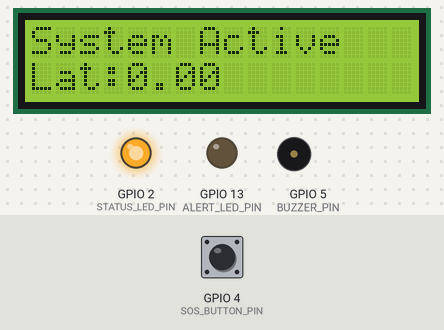
Recording of a sketch running on a simulated ESP32. On the bench: 16×2 character LCD, output pins drawn as LEDs (lit = HIGH), buzzer (waves = sounding, pin HIGH). Dashed ring = blinking. Inputs (shaded band) come from the test bench; at power-on: GPIO 4 (SOS_BUTTON_PIN) HIGH. WiFi joins after 1.5 s; servers stay silent unless stated; a WiFi scan finds three made-up networks; uploads are accepted with an empty reply; what the sketch prints to the serial monitor is not drawn.

Above: at 12.8 s.
12.9 s: GPIO 4 (SOS_BUTTON_PIN) pulled LOW for 0.15 s
At 13.9 s:
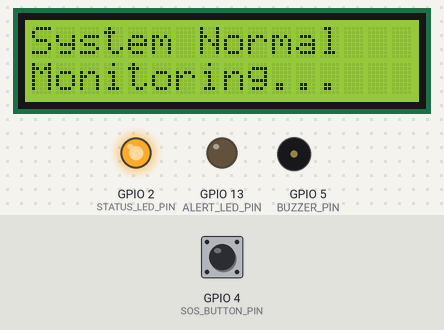
14.9 s: GPIO 4 (SOS_BUTTON_PIN) pulled LOW for 1 s
At 15.21 s:
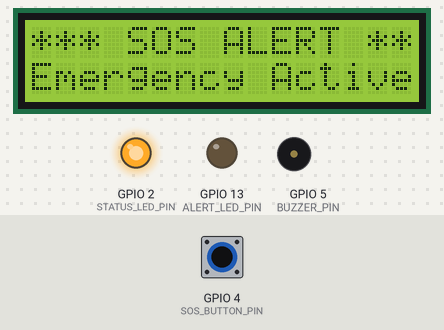
17.4 s: GPIO 4 (SOS_BUTTON_PIN) pulled LOW for 3.2 s
At 18.8 s:
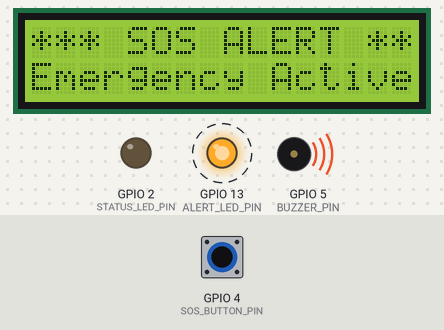
22.1 s: GPIO 4 (SOS_BUTTON_PIN) pulled LOW for 0.15 s
At 23.9 s:
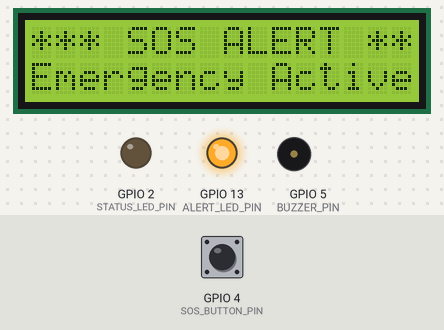
Timing chart, 0 to 26.4 s (numbered marks = the images above; inputs shaded):
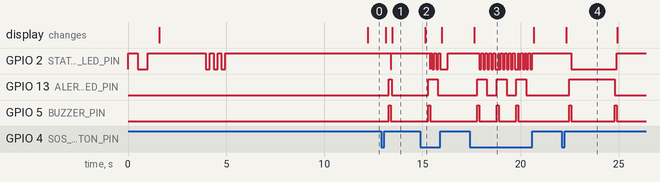

The sketch:

SoSandLiveLocation.ino
```cpp
#include <WiFi.h>
#include <HTTPClient.h>
#include <ArduinoJson.h>
#include <Firebase_ESP_Client.h>
#include <addons/TokenHelper.h>
#include <addons/RTDBHelper.h>
#include <Wire.h>
#include <LiquidCrystal_I2C.h>  // Add LCD library

// WiFi credentials
#define WIFI_SSID "Aditya"
#define WIFI_PASSWORD "Aditya09"

// Firebase credentials
#define API_KEY "AIzaSyBmPMhCALgtoNXfb6fPSu95PdryCWpr7Dw"
#define DATABASE_URL "https://technomax-2k25-default-rtdb.firebaseio.com"
#define USER_EMAIL "esp32@device.com"
#define USER_PASSWORD "esp32password123"

// Google Geolocation API
#define GOOGLE_API_KEY "AIzaSyAQhOPjr4xjakiFpBDFJ3DhdvHGmZ4P7WM"

// Pin definitions
#define SOS_BUTTON_PIN 4
#define STATUS_LED_PIN 2  // Built-in LED on most ESP32 boards
#define BUZZER_PIN 5      // Buzzer connected to GPIO 5
#define ALERT_LED_PIN 13  // External LED for alerts on GPIO 13

// I2C LCD Configuration
#define LCD_COLS 16
#define LCD_ROWS 2
#define LCD_ADDRESS 0x27  // Typical I2C address for LCD, might need to change

// Initialize LCD
LiquidCrystal_I2C lcd(LCD_ADDRESS, LCD_COLS, LCD_ROWS);

// Unique ID for this ESP32 device
#define VEHICLE_ID "ESP32_1"

// Constants
const unsigned long RETRY_INTERVAL = 5000; // 5 seconds between retries
const unsigned long UPDATE_INTERVAL = 10000; // 10 seconds

// Constants for alert patterns
const unsigned long BLINK_INTERVAL = 500;    // LED blinks every 500ms
const unsigned long BUZZER_INTERVAL = 1000;  // Buzzer beeps every 1000ms
const int BUZZER_DURATION = 200;   // Buzzer beep duration in ms

// Firebase objects
FirebaseData fbdo;
FirebaseAuth auth;
FirebaseConfig config;

// Global variables
bool sosState = false;
bool isWifiConnected = false;
bool isFirebaseConnected = false;
bool signupOK = false;
unsigned long lastUpdateTime = 0;
unsigned long lastAttemptTime = 0;
unsigned long lastBlinkTime = 0;  // For LED blinking
unsigned long lastBuzzerTime = 0; // For buzzer beeping
bool alertLedState = false;       // For LED state tracking
float currentLat = 0;
float currentLng = 0;

// Function declarations
void updateWiFiLocation();
void updateLocation();
void checkSOSButton();
void triggerSOS();
void clearSOS();
void connectWiFi();
void initFirebase();
void updateLEDStatus();
void blinkLED(int times, int delayMs);
void handleAlerts();
void updateLCDStatus();

void setup() {
  Serial.begin(115200);
  Serial.println("\nInitializing SafeGuard Vehicle Tracker...");

  // Initialize pins
  pinMode(SOS_BUTTON_PIN, INPUT_PULLUP);
  pinMode(STATUS_LED_PIN, OUTPUT);
  pinMode(BUZZER_PIN, OUTPUT);
  pinMode(ALERT_LED_PIN, OUTPUT);

  // Ensure all alerts are off at startup
  digitalWrite(STATUS_LED_PIN, LOW);
  digitalWrite(BUZZER_PIN, LOW);
  digitalWrite(ALERT_LED_PIN, LOW);
  sosState = false;
  alertLedState = false;

  Serial.println("SOS button initialized on PIN " + String(SOS_BUTTON_PIN));

  // Connect to WiFi
  WiFi.mode(WIFI_STA);
  WiFi.begin(WIFI_SSID, WIFI_PASSWORD);
  Serial.print("Connecting to WiFi");

  int attempts = 0;
  while (WiFi.status() != WL_CONNECTED && attempts < 20) {
    Serial.print(".");
    digitalWrite(STATUS_LED_PIN, !digitalRead(STATUS_LED_PIN));
    delay(500);
    attempts++;
  }

  if (WiFi.status() == WL_CONNECTED) {
    isWifiConnected = true;
    Serial.println("\nConnected to WiFi");
    Serial.println("IP: " + WiFi.localIP().toString());
    digitalWrite(STATUS_LED_PIN, HIGH);
  } else {
    isWifiConnected = false;
    Serial.println("\nFailed to connect to WiFi!");
    digitalWrite(STATUS_LED_PIN, LOW);
    ESP.restart();
  }

  if (isWifiConnected) {
    // Initialize I2C LCD
    Wire.begin();
    lcd.init();
    lcd.backlight();
    lcd.clear();
    lcd.setCursor(0, 0);
    lcd.print("SafeGuard System");
    lcd.setCursor(0, 1);
    lcd.print("Initializing...");
    delay(2000);

    // Initialize Firebase
    initFirebase();

    // Initial location update if Firebase is connected
    if (isFirebaseConnected) {
      updateWiFiLocation();
    }
  }

  Serial.println("Setup complete!");
}

void loop() {
  if (!isWifiConnected) {
    Serial.println("WiFi disconnected. Attempting to reconnect...");
    connectWiFi();
    return;
  }

  if (!isFirebaseConnected && (millis() - lastAttemptTime > RETRY_INTERVAL)) {
    Serial.println("Firebase disconnected. Attempting to reconnect...");
    initFirebase();
    lastAttemptTime = millis();
    return;
  }

  if (isWifiConnected && isFirebaseConnected) {
    if (millis() - lastUpdateTime >= UPDATE_INTERVAL) {
      updateWiFiLocation();
      updateLocation();
      updateLCDStatus();  // Update LCD with current status
      lastUpdateTime = millis();
    }
    checkSOSButton();
    handleAlerts();
  }

  updateLEDStatus();
}

bool testFirebaseConnection() {
    if (!Firebase.ready()) {
        Serial.println("Firebase not ready!");
        return false;
    }

    FirebaseJson json;
    json.set("test", "Connection test");
    json.set("timestamp", String(millis()));

    Serial.println("Testing Firebase connection...");
    if (Firebase.RTDB.setJSON(&fbdo, "test/" VEHICLE_ID, &json)) {
        Serial.println("Test data written successfully");
        return true;
    } else {
        Serial.println("Failed to write test data");
        Serial.println("Error: " + fbdo.errorReason());
        return false;
    }
}

void updateFirebase() {
    // Create JSON with vehicle data
    FirebaseJson json;
    json.set("vehicleId", VEHICLE_ID);
    json.set("latitude", currentLat);
    json.set("longitude", currentLng);
    json.set("lastUpdate", String(millis()));
    json.set("sos", sosState);

    String path = "vehicles/" VEHICLE_ID;

    Serial.println("Updating Firebase data...");
    if (Firebase.RTDB.setJSON(&fbdo, path, &json)) {
        Serial.println("Data updated successfully");
        isFirebaseConnected = true;
    } else {
        Serial.println("Failed to update data");
        Serial.println("Error: " + fbdo.errorReason());
        isFirebaseConnected = false;
    }
}

void checkSOSButton() {
    static bool lastButtonState = HIGH;
    static unsigned long lastDebounceTime = 0;
    const unsigned long debounceDelay = 50;

    bool currentButtonState = digitalRead(SOS_BUTTON_PIN);

    if (currentButtonState != lastButtonState) {
        lastDebounceTime = millis();
    }

    if ((millis() - lastDebounceTime) > debounceDelay) {
        if (currentButtonState == LOW && !sosState) {
            Serial.println("Button pressed - Activating SOS!");
            triggerSOS();
        } else if (currentButtonState == HIGH && sosState) {
            Serial.println("Button released - Clearing SOS!");
            clearSOS();
            // Ensure buzzer is off
            digitalWrite(BUZZER_PIN, LOW);
        }
    }

    lastButtonState = currentButtonState;
}

void triggerSOS() {
    if (!Firebase.ready()) {
        Serial.println("Firebase not ready! Cannot trigger SOS");
        return;
    }

    // Update vehicle SOS status
    if (Firebase.RTDB.setBool(&fbdo, "vehicles/" VEHICLE_ID "/sos", true)) {
        Serial.println("Vehicle SOS status updated successfully");
        sosState = true;

        // Update LCD with SOS alert
        lcd.clear();
        lcd.setCursor(0, 0);
        lcd.print("*** SOS ALERT ***");
        lcd.setCursor(0, 1);
        lcd.print("Emergency Active!");
    } else {
        Serial.println("Failed to update vehicle SOS status: " + fbdo.errorReason());
    }

    // Create a detailed SOS entry
    FirebaseJson sosData;
    sosData.set("timestamp", String(millis()));
    sosData.set("latitude", currentLat);
    sosData.set("longitude", currentLng);
    sosData.set("active", true);

    if (Firebase.RTDB.setJSON(&fbdo, "sos/" VEHICLE_ID, &sosData)) {
        Serial.println("SOS alert triggered successfully");
    } else {
        Serial.println("Failed to trigger SOS alert: " + fbdo.errorReason());
    }
}

void clearSOS() {
    if (!Firebase.ready()) {
        Serial.println("Firebase not ready! Cannot clear SOS");
        return;
    }

    // First turn off alerts
    digitalWrite(ALERT_LED_PIN, LOW);
    digitalWrite(BUZZER_PIN, LOW);
    alertLedState = false;
    sosState = false;

    // Update LCD
    lcd.clear();
    lcd.setCursor(0, 0);
    lcd.print("System Normal");
    lcd.setCursor(0, 1);
    lcd.print("Monitoring...");

    // Then update Firebase
    if (Firebase.RTDB.setBool(&fbdo, "vehicles/" VEHICLE_ID "/sos", false)) {
        Serial.println("Vehicle SOS status cleared successfully");
    } else {
        Serial.println("Failed to clear vehicle SOS status: " + fbdo.errorReason());
    }

    if (Firebase.RTDB.deleteNode(&fbdo, "sos/" VEHICLE_ID)) {
        Serial.println("SOS alert cleared successfully");
    } else {
        Serial.println("Failed to clear SOS alert: " + fbdo.errorReason());
    }
}

void blinkLED(int times, int delayMs) {
    for (int i = 0; i < times; i++) {
        digitalWrite(STATUS_LED_PIN, HIGH);
        delay(delayMs);
        digitalWrite(STATUS_LED_PIN, LOW);
        delay(delayMs);
    }
    digitalWrite(STATUS_LED_PIN, HIGH);
}

void updateWiFiLocation() {
    if (WiFi.status() != WL_CONNECTED) return;

    HTTPClient http;
    StaticJsonDocument<1024> jsonDoc;
    JsonArray wifiArray = jsonDoc.createNestedArray("wifiAccessPoints");

    int n = WiFi.scanNetworks();
    Serial.println("WiFi scan complete");

    for (int i = 0; i < n && i < 6; ++i) { // limit to 6 networks
        JsonObject wifiObj = wifiArray.createNestedObject();
        wifiObj["macAddress"] = WiFi.BSSIDstr(i);
        wifiObj["signalStrength"] = WiFi.RSSI(i);
        wifiObj["channel"] = WiFi.channel(i);
    }

    String jsonString;
    serializeJson(jsonDoc, jsonString);

    http.begin("https://www.googleapis.com/geolocation/v1/geolocate?key=" + String(GOOGLE_API_KEY));
    http.addHeader("Content-Type", "application/json");
    int httpCode = http.POST(jsonString);

    if (httpCode == 200) {
        String response = http.getString();
        StaticJsonDocument<512> respDoc;
        DeserializationError err = deserializeJson(respDoc, response);
        if (!err) {
            currentLat = respDoc["location"]["lat"];
            currentLng = respDoc["location"]["lng"];
            Serial.print("Lat: ");
            Serial.print(currentLat, 6);
            Serial.print(" | Lng: ");
            Serial.println(currentLng, 6);
        } else {
            Serial.println("Failed to parse location response");
        }
    } else {
        Serial.print("HTTP Error: ");
        Serial.println(httpCode);
    }

    http.end();
    WiFi.scanDelete();
}

void updateLocation() {
    if (Firebase.ready() && currentLat != 0 && currentLng != 0) {
        if (Firebase.RTDB.setDouble(&fbdo, "vehicles/" VEHICLE_ID "/latitude", currentLat)) {
            Serial.println("Latitude updated");
        } else {
            Serial.println("Failed to update latitude: " + fbdo.errorReason());
        }

        if (Firebase.RTDB.setDouble(&fbdo, "vehicles/" VEHICLE_ID "/longitude", currentLng)) {
            Serial.println("Longitude updated");
        } else {
            Serial.println("Failed to update longitude: " + fbdo.errorReason());
        }
    }
}

void connectWiFi() {
    Serial.println("\nConnecting to WiFi...");
    WiFi.begin(WIFI_SSID, WIFI_PASSWORD);

    int attempts = 0;
    while (WiFi.status() != WL_CONNECTED && attempts < 20) {
        digitalWrite(STATUS_LED_PIN, !digitalRead(STATUS_LED_PIN));
        delay(500);
        Serial.print(".");
        attempts++;
    }

    if (WiFi.status() == WL_CONNECTED) {
        isWifiConnected = true;
        Serial.println("\nWiFi Connected!");
        Serial.print("IP Address: ");
        Serial.println(WiFi.localIP());
        digitalWrite(STATUS_LED_PIN, HIGH);
    } else {
        isWifiConnected = false;
        Serial.println("\nWiFi Connection Failed!");
        digitalWrite(STATUS_LED_PIN, LOW);
    }
}

void initFirebase() {
    Serial.println("Initializing Firebase...");

    config.api_key = API_KEY;
    config.database_url = DATABASE_URL;

    // Enable WiFi reconnection
    Firebase.reconnectWiFi(true);

    Serial.println("Attempting Firebase authentication...");
    auth.user.email = USER_EMAIL;
    auth.user.password = USER_PASSWORD;

    // Initialize the library with the Firebase authen and config
    Firebase.begin(&config, &auth);

    // Set the size of WiFi rx/tx buffers in the case where we want to work with large data
    fbdo.setBSSLBufferSize(4096 /* Rx buffer size in bytes /, 1024 / Tx buffer size in bytes */);

    // Set the size of HTTP response buffer
    fbdo.setResponseSize(2048);

    // Waiting for authentication
    Serial.println("Waiting for Firebase authentication...");
    unsigned long startAttemptTime = millis();

    while (!Firebase.ready() && (millis() - startAttemptTime) < 10000) {
        Serial.print(".");
        delay(250);
    }
    Serial.println();

    if (Firebase.ready()) {
        Serial.println("Firebase authentication successful!");
        Serial.print("User UID: ");
        Serial.println(auth.token.uid.c_str());
        isFirebaseConnected = true;

        // Test the connection with a write operation
        if (testFirebaseConnection()) {
            Serial.println("Firebase connection test successful!");
            blinkLED(3, 200); // Success indicator

            // Set initial vehicle state
            FirebaseJson json;
            json.set("latitude", currentLat);
            json.set("longitude", currentLng);
            json.set("sos", false);
            json.set("lastUpdate", String(millis()));

            if (Firebase.RTDB.setJSON(&fbdo, "vehicles/" VEHICLE_ID, &json)) {
                Serial.println("Initial vehicle state set successfully");
            } else {
                Serial.println("Failed to set initial vehicle state");
                Serial.println("Reason: " + fbdo.errorReason());
            }
        } else {
            Serial.println("Firebase connection test failed!");
            isFirebaseConnected = false;
            blinkLED(5, 200); // Error indicator
        }
    } else {
        Serial.println("Firebase authentication failed!");
        Serial.println("Check your credentials and internet connection");
        isFirebaseConnected = false;
        blinkLED(5, 200); // Error indicator
    }
}

void updateLEDStatus() {
    if (!isWifiConnected) {
        // Fast blink when no WiFi
        digitalWrite(STATUS_LED_PIN, (millis() % 500) < 250);
    } else if (!isFirebaseConnected) {
        // Slow blink when no Firebase
        digitalWrite(STATUS_LED_PIN, (millis() % 1000) < 500);
    } else if (sosState) {
        // Rapid blink during SOS
        digitalWrite(STATUS_LED_PIN, (millis() % 200) < 100);
    } else {
        // Solid ON when everything is working
        digitalWrite(STATUS_LED_PIN, HIGH);
    }
}

void handleAlerts() {
    // Only handle alerts if sosState is true
    if (sosState) {
        // Handle LED blinking
        if (millis() - lastBlinkTime >= BLINK_INTERVAL) {
            lastBlinkTime = millis();
            alertLedState = !alertLedState;
            digitalWrite(ALERT_LED_PIN, alertLedState);
        }

        // Handle buzzer beeping
        if (millis() - lastBuzzerTime >= BUZZER_INTERVAL) {
            lastBuzzerTime = millis();
            // Short beep
            digitalWrite(BUZZER_PIN, HIGH);
            delay(100);  // Short beep duration
            digitalWrite(BUZZER_PIN, LOW);
        }
    } else {
        // When not in SOS state, ensure everything is off
        digitalWrite(ALERT_LED_PIN, LOW);
        digitalWrite(BUZZER_PIN, LOW);
        alertLedState = false;
    }
}

void updateLCDStatus() {
    if (!isWifiConnected) {
        lcd.clear();
        lcd.setCursor(0, 0);
        lcd.print("WiFi Error");
        lcd.setCursor(0, 1);
        lcd.print("Reconnecting...");
    } else if (!isFirebaseConnected) {
        lcd.clear();
        lcd.setCursor(0, 0);
        lcd.print("Firebase Error");
        lcd.setCursor(0, 1);
        lcd.print("Reconnecting...");
    } else if (!sosState) {
        // Only update if not in SOS state to avoid overwriting SOS message
        lcd.clear();
        lcd.setCursor(0, 0);
        lcd.print("System Active");
        lcd.setCursor(0, 1);
        char locStr[16];
        snprintf(locStr, 16, "Lat:%.2f", currentLat);
        lcd.print(locStr);
    }
}
```

Measured:
- after the input at 12.9 s, GPIO 2 (STATUS_LED_PIN): HIGH → LOW after 0.49 s, → HIGH 0.01 s later; GPIO 13 (ALERT_LED_PIN): LOW → HIGH after 0.39 s, → LOW 0.15 s later; GPIO 5 (BUZZER_PIN): LOW → HIGH after 0.39 s, → LOW 0.10 s later; the display: first changes after 0.24 s (image 1 shows a later state)
- after the input at 14.9 s, GPIO 2 (STATUS_LED_PIN): HIGH → LOW after 0.49 s, then repeats every 0.20 s: HIGH 0.10 s, LOW 0.10 s; GPIO 13 (ALERT_LED_PIN): LOW → HIGH after 0.39 s, → LOW 0.50 s later; GPIO 5 (BUZZER_PIN): LOW → HIGH after 0.39 s, → LOW 0.10 s later; the display: changes after 0.24 s (image 2)
- after the input at 17.4 s, GPIO 2 (STATUS_LED_PIN): HIGH → LOW after 0.50 s, then repeats every 1.0 s: 3 × (HIGH 0.10 s, LOW 0.10 s), HIGH 0.10 s, LOW 0.19 s, HIGH 0.01 s, LOW 0.10 s; GPIO 13 (ALERT_LED_PIN): alternates HIGH for 0.50 s and LOW for 0.50 s, 6 changes in all, then stays LOW, starting after 0.39 s
- after the input at 22.1 s, GPIO 2 (STATUS_LED_PIN): HIGH → LOW after 0.49 s, → HIGH 2.3 s later; GPIO 13 (ALERT_LED_PIN): LOW → HIGH after 0.39 s, → LOW 2.3 s later; GPIO 5 (BUZZER_PIN): alternates HIGH for 0.10 s and LOW for 2.2 s, 4 changes in all, then stays LOW, starting after 0.39 s; the display: changes after 0.24 s (image 4)
